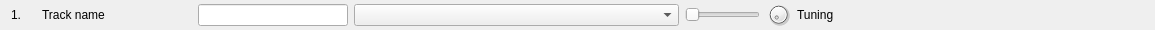
<?xml version="1.0" encoding="UTF-8"?>
<ui version="4.0">
 <class>MixerItem</class>
 <widget class="QWidget" name="MixerItem">
  <property name="geometry">
   <rect>
    <x>0</x>
    <y>0</y>
    <width>1155</width>
    <height>30</height>
   </rect>
  </property>
  <property name="minimumSize">
   <size>
    <width>0</width>
    <height>30</height>
   </size>
  </property>
  <property name="maximumSize">
   <size>
    <width>16777215</width>
    <height>30</height>
   </size>
  </property>
  <property name="windowTitle">
   <string>Form</string>
  </property>
  <property name="toolTip">
   <string>Click to change player name.</string>
  </property>
  <layout class="QHBoxLayout" name="horizontalLayout">
   <property name="topMargin">
    <number>0</number>
   </property>
   <property name="bottomMargin">
    <number>0</number>
   </property>
   <item>
    <widget class="QLabel" name="playerIndexLabel">
     <property name="minimumSize">
      <size>
       <width>25</width>
       <height>0</height>
      </size>
     </property>
     <property name="maximumSize">
      <size>
       <width>25</width>
       <height>16777215</height>
      </size>
     </property>
     <property name="text">
      <string>1.</string>
     </property>
    </widget>
   </item>
   <item>
    <widget class="ClickableLabel" name="playerNameLabel">
     <property name="minimumSize">
      <size>
       <width>150</width>
       <height>0</height>
      </size>
     </property>
     <property name="maximumSize">
      <size>
       <width>150</width>
       <height>16777215</height>
      </size>
     </property>
     <property name="text">
      <string>Track name</string>
     </property>
    </widget>
   </item>
   <item>
    <widget class="QLineEdit" name="playerNameEdit">
     <property name="minimumSize">
      <size>
       <width>150</width>
       <height>0</height>
      </size>
     </property>
     <property name="maximumSize">
      <size>
       <width>150</width>
       <height>16777215</height>
      </size>
     </property>
    </widget>
   </item>
   <item>
    <widget class="QComboBox" name="midiInstrument"/>
   </item>
   <item>
    <widget class="QSlider" name="playerVolume">
     <property name="minimumSize">
      <size>
       <width>75</width>
       <height>0</height>
      </size>
     </property>
     <property name="maximumSize">
      <size>
       <width>75</width>
       <height>16777215</height>
      </size>
     </property>
     <property name="toolTip">
      <string>Drag to adjust volume.</string>
     </property>
     <property name="maximum">
      <number>127</number>
     </property>
     <property name="orientation">
      <enum>Qt::Horizontal</enum>
     </property>
     <property name="tickInterval">
      <number>16</number>
     </property>
    </widget>
   </item>
   <item>
    <widget class="QDial" name="playerPan">
     <property name="maximumSize">
      <size>
       <width>25</width>
       <height>25</height>
      </size>
     </property>
     <property name="toolTip">
      <string>Drag to adjust panning.</string>
     </property>
     <property name="maximum">
      <number>127</number>
     </property>
     <property name="pageStep">
      <number>16</number>
     </property>
    </widget>
   </item>
   <item>
    <widget class="ClickableLabel" name="playerTuning">
     <property name="minimumSize">
      <size>
       <width>90</width>
       <height>0</height>
      </size>
     </property>
     <property name="toolTip">
      <string>Click to adjust tuning.</string>
     </property>
     <property name="text">
      <string>Tuning</string>
     </property>
    </widget>
   </item>
   <item>
    <widget class="QPushButton" name="removeButton">
     <property name="sizePolicy">
      <sizepolicy hsizetype="Fixed" vsizetype="Fixed">
       <horstretch>0</horstretch>
       <verstretch>0</verstretch>
      </sizepolicy>
     </property>
     <property name="minimumSize">
      <size>
       <width>16</width>
       <height>16</height>
      </size>
     </property>
     <property name="maximumSize">
      <size>
       <width>16</width>
       <height>16</height>
      </size>
     </property>
     <property name="toolTip">
      <string>Remove Player</string>
     </property>
     <property name="text">
      <string/>
     </property>
     <property name="flat">
      <bool>true</bool>
     </property>
    </widget>
   </item>
  </layout>
 </widget>
 <customwidgets>
  <customwidget>
   <class>ClickableLabel</class>
   <extends>QLabel</extends>
   <header>clickablelabel.h</header>
  </customwidget>
 </customwidgets>
 <resources/>
 <connections/>
</ui>
